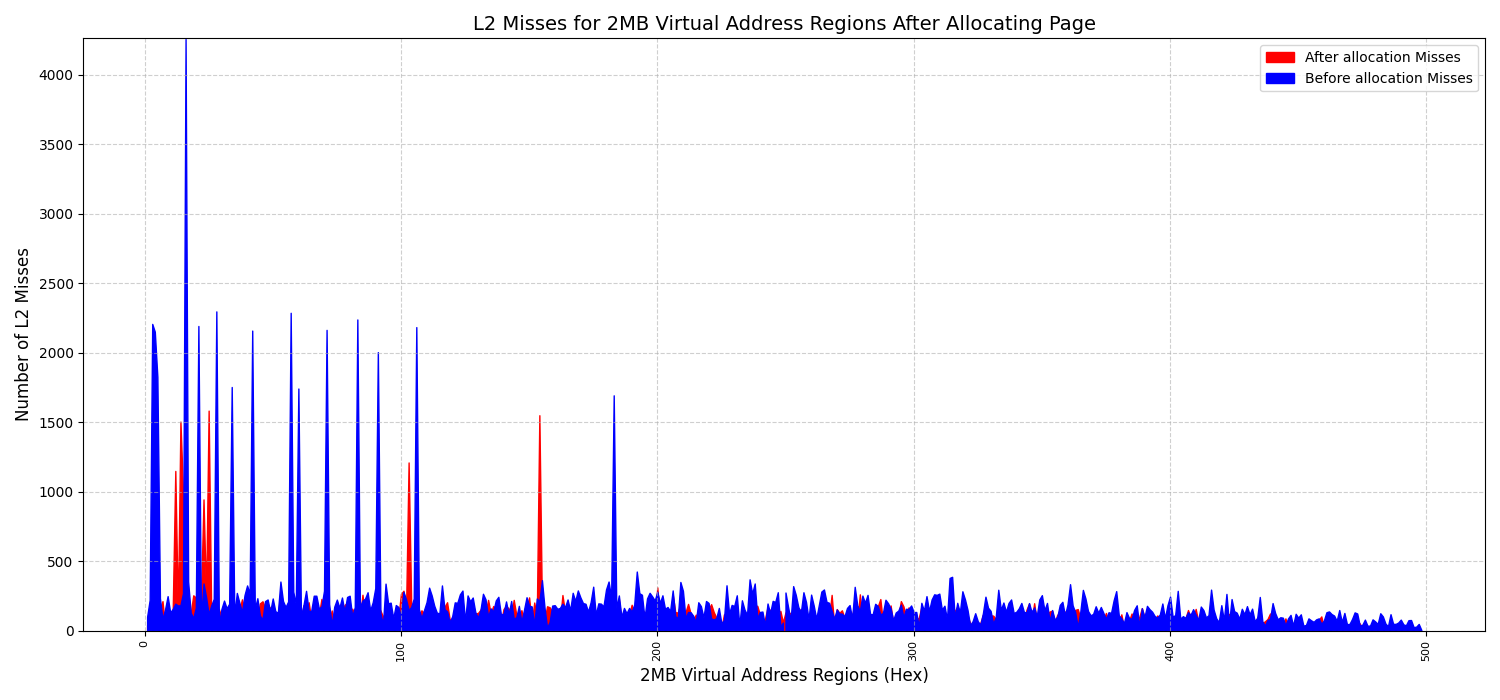

Reproduce this figure in Python.
import matplotlib.pyplot as plt
import re

# Function to read data from a file
def read_data(file_path):
    regions = []
    l2_misses = []
    pattern = r'Region \(Hex\): (\S+), Region \(Decimal\): (\d+), L2 Misses: (\d+)'
    i = 1

    # Reading and parsing the file
    with open(file_path, 'r') as file:
        for line in file:
            match = re.match(pattern, line)
            if match:
                region_hex = match.group(1)  # Hexadecimal representation of region
                l2_miss_count = int(match.group(3))  # L2 Misses count
                regions.append(i)
                i += 1
                l2_misses.append(l2_miss_count)
    
    return regions, l2_misses

# File paths for the two input files
file_path1 = 'all_regions.txt'       # Red area
file_path2 = 'all_regions_old.txt'   # Blue area

# Read data from both files
regions1, l2_misses1 = read_data(file_path1)
regions2, l2_misses2 = read_data(file_path2)

# Define the split point for the transition between solid and semi-transparent fill
split_index1 = len(regions1) // 2  # Midpoint for the first dataset
split_index2 = len(regions2) // 2  # Midpoint for the second dataset

# Create the plot
plt.figure(figsize=(15, 7))

# Plot area for the first file in red:
# Solid fill for the first half
plt.fill_between(regions1, l2_misses1, color='red', where=[x < split_index1 for x in range(len(regions1))], label='After allocation Misses')
# Transparent fill for the second half
plt.fill_between(regions1, l2_misses1, color='red', where=[x >= split_index1 for x in range(len(regions1))])

# Plot area for the second file in blue:
# Solid fill for the first half
plt.fill_between(regions2, l2_misses2, color='blue',  where=[x < split_index2 for x in range(len(regions2))], label='Before allocation Misses')
# Transparent fill for the second half
plt.fill_between(regions2, l2_misses2, color='blue',  where=[x >= split_index2 for x in range(len(regions2))])

# Labeling the graph
plt.xlabel('2MB Virtual Address Regions (Hex)', fontsize=12)
plt.ylabel('Number of L2 Misses', fontsize=12)
plt.title('L2 Misses for 2MB Virtual Address Regions After Allocating Page', fontsize=14)

# Customize the plot
plt.xticks(rotation=90, fontsize=8)
plt.grid(True, linestyle='--', alpha=0.6)

# Set limits to ensure a good display
min_l2_misses = min(min(l2_misses1), min(l2_misses2))
max_l2_misses = max(max(l2_misses1), max(l2_misses2))
plt.ylim(min_l2_misses - 5, max_l2_misses + 5)

# Add a legend
plt.legend()

# Display the plot
plt.tight_layout()
plt.show()
